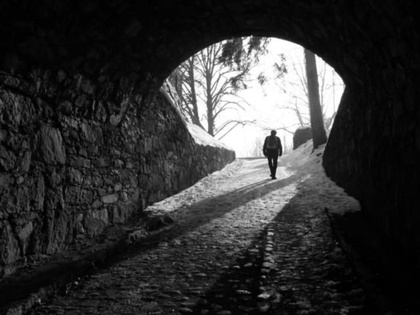
%> input picture res2/7.jpg, 420 x 315 px, shrunk from 640 x 480 before the run
$ octave t3.m   (GNU Octave 9; MATLAB toolbox functions it lacks are replaced by stand-ins)
%> lines starting %> are read from the running program, lines starting %| are printed output that depends on the picture
%> further down, image is the input picture: size 315x420x3 uint8; min 0, max 255, mean 51.2
### HighBoost.m
function result = HighBoost(img, a, type, D0, n)
%> called with a = 2, type = 'Gaussian'
    img = im2double(img);

    % Mengambil ukuran gambar
    [M, N, K] = size(img);
%> M = 315; N = 420; K = 3

    % Menambahkan padding pada image, secara default k = 2
    P = 2 * M;
%> P = 630
    Q = 2 * N;
%> Q = 840
    padImage = GenerateImagePad(img);
    transformPadImage = fft2(padImage);

    % Membangkitkan fungsi penapis
    if (~exist('D0', 'var') || D0 <= 0)
        D0 = 0.05 * P; % Secara default digunakan nilai 0.05 dari lebar img
    end

    if (~exist('n', 'var') && type ~= "Butterworth")
      n = 1;  %default value n kalau tipe bukan BLPF
    end
    Hhp = 1 - GenerateH(type, P, Q, D0, n);

    % Mengalikan nilai gambar dengan nilai penapis dan memotong kembali ke
    % ukuran semula
    lpfImage = ProductHF((a - 1) + Hhp, transformPadImage);
    result = real(ifft2(lpfImage));
    result = result(1:M, 1:N, :);
end

### GenerateImagePad.m
function result = GenerateImagePad(image)
    [M, N, K] = size(image);
%> M = 315; N = 420; K = 3

    P = 2 * M;
%> P = 630
    Q = 2 * N;
%> Q = 840

    % Inisialisasi gambar hitam dengan lebar dan tinggi 2x lipat
    temp = zeros(P, Q, K);
    for i = 1:M
        for j = 1:N
            for k = 1:K
                temp(i, j, k) = image(i, j, k);
            end
        end
    end
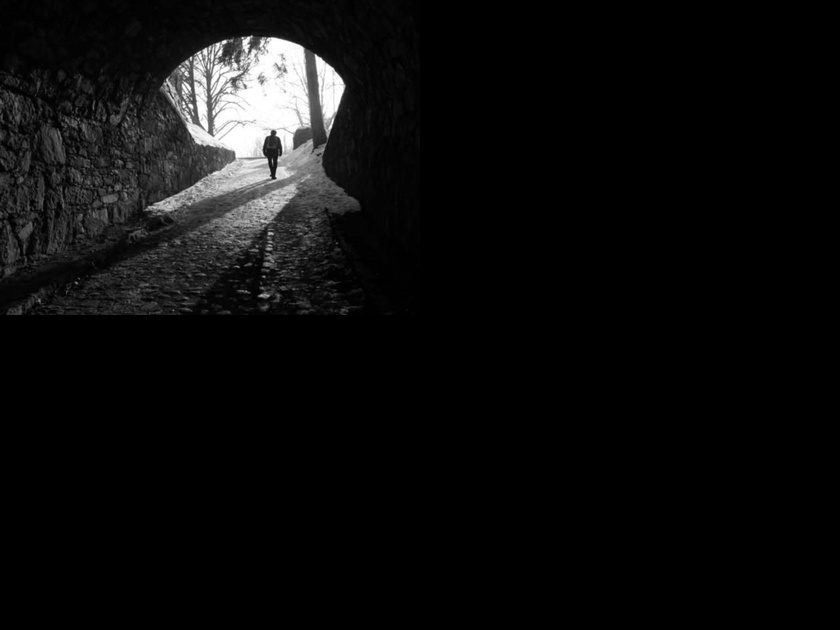
%> temp: size 630x840x3 double; min 0, max 1, mean 0.0502

    result = im2double(temp);


### GenerateH.m
function result = GenerateH(type, P, Q, D0, n)
%> called with type = 'Gaussian', P = 630, Q = 840, D0 = 31.5, n = 1
    u = 0:(P-1);
%> u = 630 values from 0 to 629
    v = 0:(Q-1);
%> v = 840 values from 0 to 839

    % Mengambil index untuk perhitungan meshgrid (D)
    idx = find(u > P/2);
    idy = find(v > Q/2);
    u(idx) = u(idx) - P;
    v(idy) = v(idy) - Q;

    [V, U] = meshgrid(v, u);
    D = sqrt(U.^2 + V.^2);

    h = zeros(size(D));
    if (type == "Ideal") % Untuk Ideal Low Pass Filter
        h = D <= D0;
    elseif (type == "Butterworth") % Untuk Butterworth Low Pass Filter
        h = (1 + (D/D0).^(2*n)).^-1;
    elseif (type == "Gaussian") % Untuk Gaussian Low Pass Filter
        h = exp(-(D.^2)./(2*(D0^2)));
    end


    result = h;
end

### ProductHF.m
function result = ProductHF(H, F)
    [~, ~, K] = size(F);

    temp = zeros(size(F));
    if (K > 1) % Untuk RGB
        for k = 1:K
            temp(:, :, k) = [H].*F(:, :, k);
        end

        result = temp;
    else % Untuk Grayscale
        result = H.*F;
    end
end

### t3.m
image = imread("res2/7.jpg");

% res = HighBoost(image, 2, 'Ideal');
% res = HighBoost(image, 2, 'Butterworth', 0, 2)
res = HighBoost(image, 2, 'Gaussian');
%> in HighBoost, `result = real(ifft2(lpfImage));`:
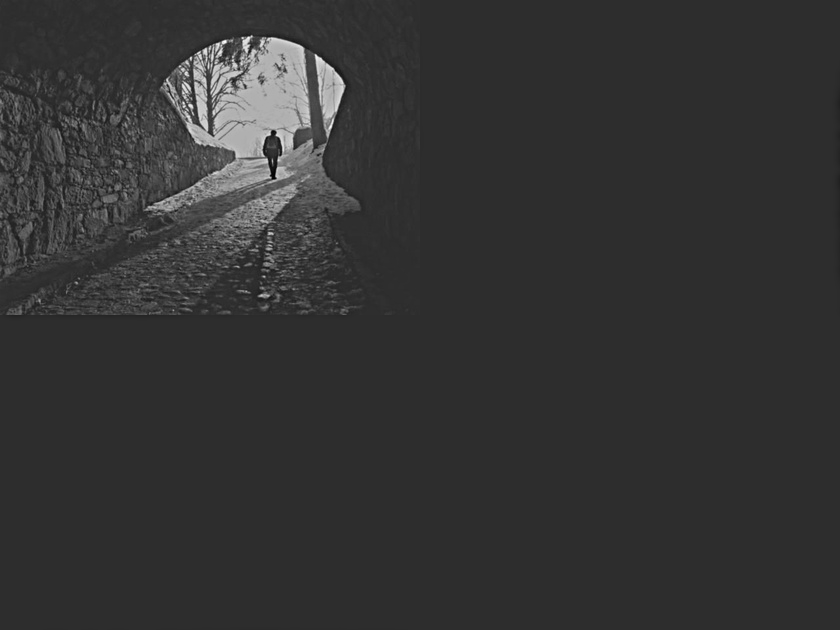
%> result: size 630x840x3 double; min -0.352, max 1.61, mean 0.0502; drawn with min black and max white
%> in HighBoost, `result = result(1:M, 1:N, :);`:
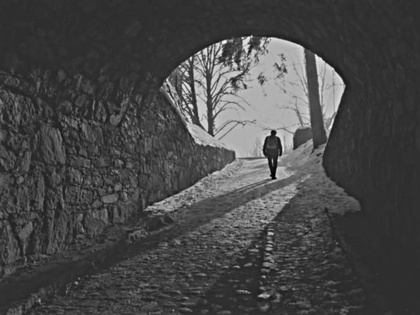
%> result: size 315x420x3 double; min -0.352, max 1.61, mean 0.201; drawn with min black and max white
figure,imshow(image);
figure,imshow(res);
%> after `imshow(res)`:
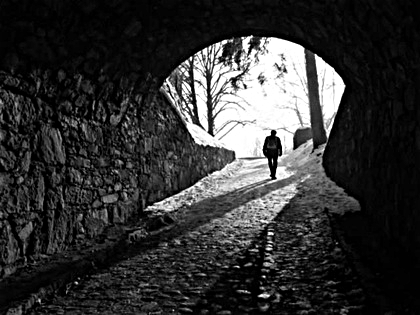
%> displayed picture: size 315x420x3, on the screen's scale of 0 to 255; min 0, max 255, mean 51

$ run again, with res2/0.jpg copied over res2/7.jpg
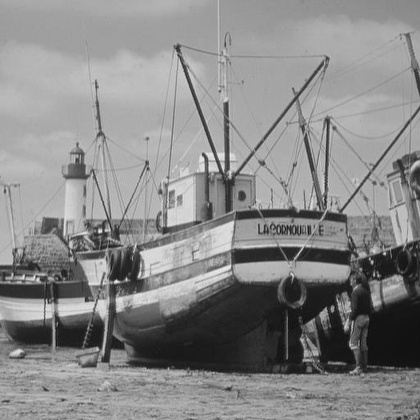
%> input picture res2/0.jpg, 420 x 420 px, shrunk from 512 x 512 before the run
%> image is the input picture: size 420x420x3 uint8; min 12, max 239, mean 136.1
%> after the loop in GenerateImagePad, `for i = 1:M`:
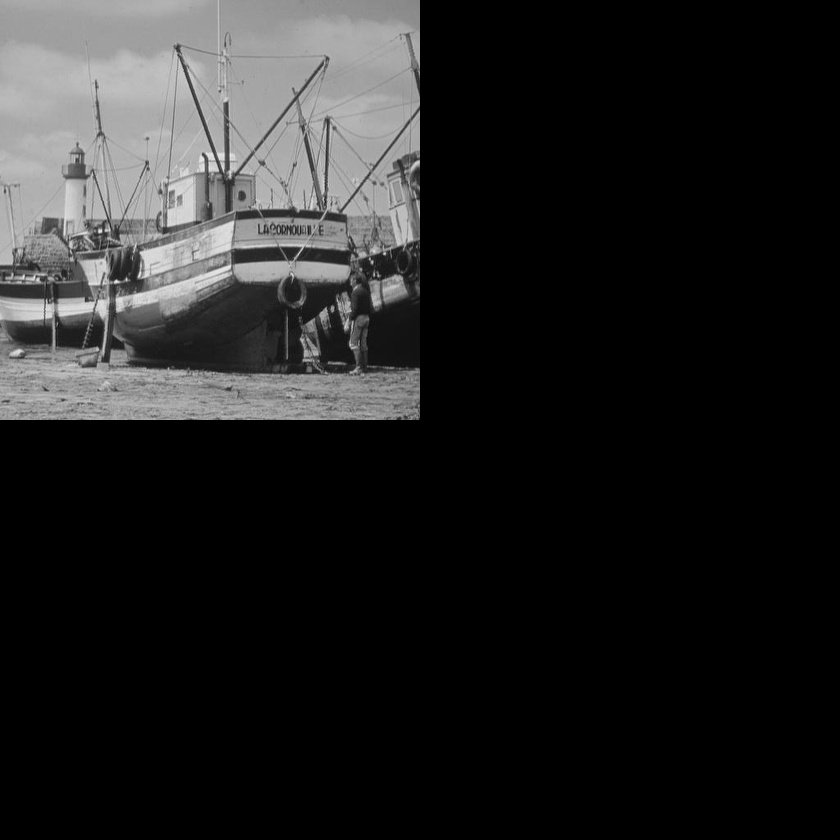
%> temp: size 840x840x3 double; min 0, max 0.937, mean 0.133
%> `imshow(res)`:
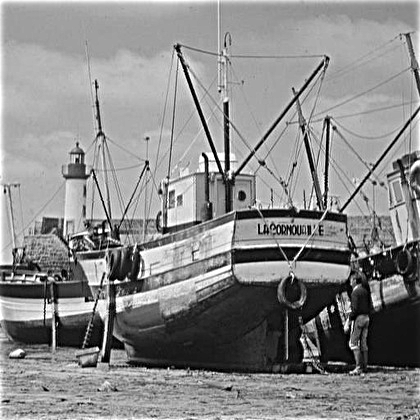
%> displayed picture: size 420x420x3, on the screen's scale of 0 to 255; min 0, max 255, mean 137.8

$ run again, with res2/1.jpg copied over res2/7.jpg
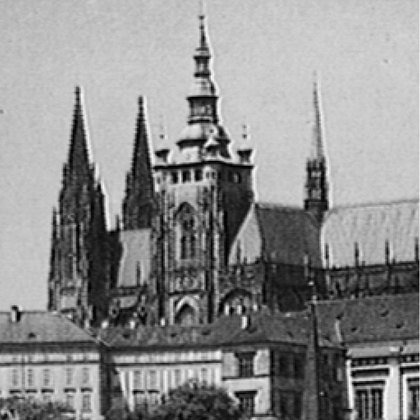
%> input picture res2/1.jpg, 420 x 420 px, shrunk from 721 x 721 before the run
%> image is the input picture: size 420x420x3 uint8; min 0, max 255, mean 140.5
%> after the loop in GenerateImagePad, `for i = 1:M`:
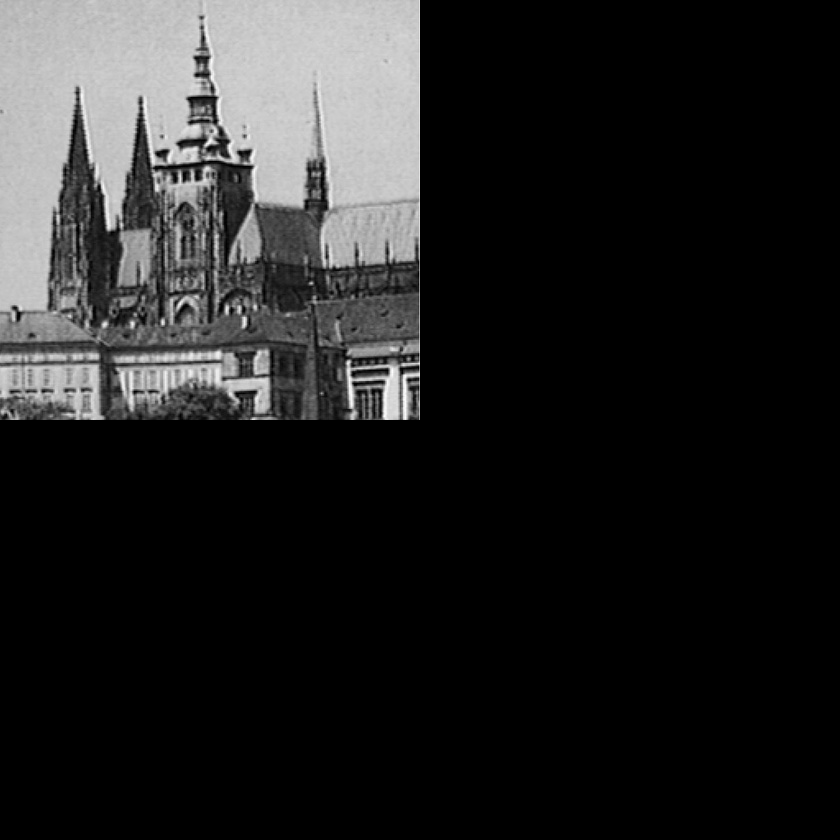
%> temp: size 840x840x3 double; min 0, max 1, mean 0.138
%> `imshow(res)`:
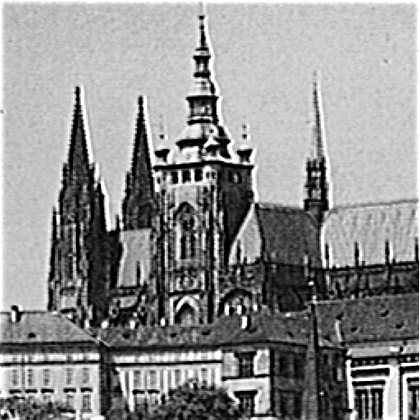
%> displayed picture: size 420x420x3, on the screen's scale of 0 to 255; min 0, max 255, mean 142.8

$ run again, with res2/10.jpg copied over res2/7.jpg
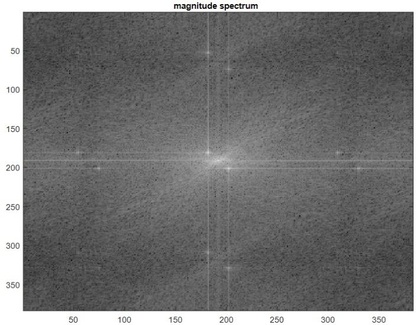
%> input picture res2/10.jpg, 420 x 325 px, shrunk from 710 x 549 before the run
%> image is the input picture: size 325x420x3 uint8; mean R, G, B 116.5, 116.5, 116.4
%> after the loop in GenerateImagePad, `for i = 1:M`:
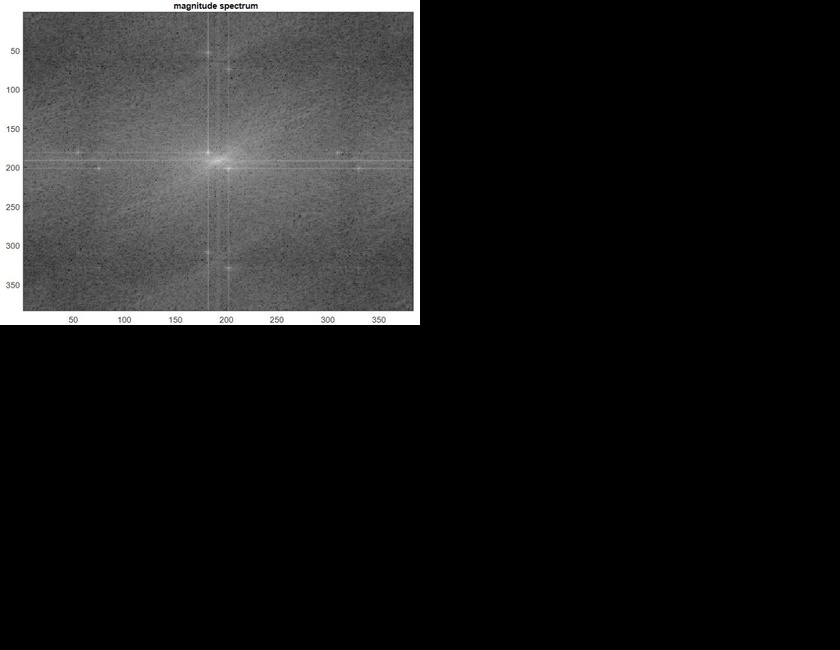
%> temp: size 650x840x3 double; mean R, G, B 0.114, 0.114, 0.114
%> `imshow(res)`:
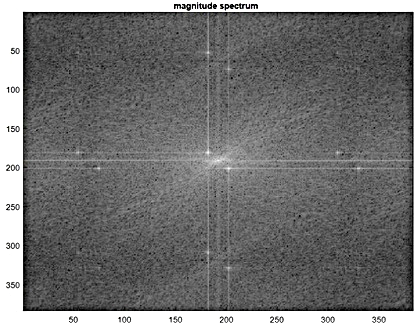
%> displayed picture: size 325x420x3, on the screen's scale of 0 to 255; mean R, G, B 114.4, 114.4, 114.4
